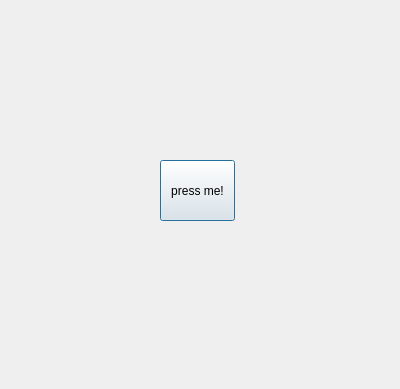
<?xml version="1.0" encoding="UTF-8"?>
<ui version="4.0">
 <class>window</class>
 <widget class="QDialog" name="window">
  <property name="geometry">
   <rect>
    <x>0</x>
    <y>0</y>
    <width>400</width>
    <height>389</height>
   </rect>
  </property>
  <property name="windowTitle">
   <string>Tic Tac Toe</string>
  </property>
  <property name="toolTipDuration">
   <number>-2</number>
  </property>
  <widget class="QPushButton" name="pushButton">
   <property name="geometry">
    <rect>
     <x>160</x>
     <y>160</y>
     <width>75</width>
     <height>61</height>
    </rect>
   </property>
   <property name="text">
    <string>press me!</string>
   </property>
  </widget>
 </widget>
 <resources/>
 <connections/>
</ui>
